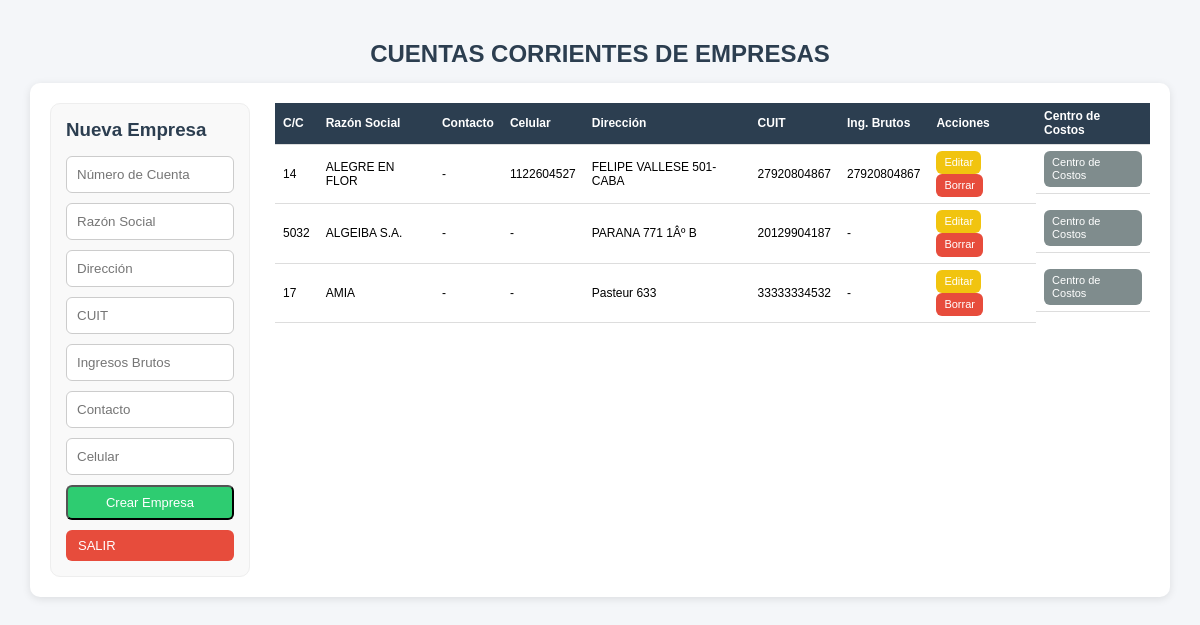
The page /php/00_administracion/cuentas_empresas/listado_empresas.php (signed in) on the database its author committed.
### tables this page shows
CREATE TABLE `cuenta_empresa` (
  `id` int(4) NOT NULL,
  `id_empresa` int(4) NOT NULL,
  `razon_social` varchar(50) NOT NULL,
  `dir` varchar(50) NOT NULL,
  `cuit` varchar(20) DEFAULT NULL,
  `inc_brutos` varchar(20) DEFAULT NULL,
  `contacto_1` varchar(50) DEFAULT NULL,
  `cel_1` int(10) DEFAULT NULL,
  `id_centro_de_costo` int(4) NOT NULL
);

### funciones/funciones.php (called while the page is built, shortened)
<?php
function conexion()
{
    $host = 'localhost';
    $db   = 'app_viajes';
    $user = 'root';
    $pass = 'belgrado';
    try {
        $dsn = "mysql:host=$host;dbname=$db;charset=utf8mb4";
        $conn = new PDO($dsn, $user, $pass, [
            PDO::ATTR_ERRMODE => PDO::ERRMODE_EXCEPTION,
            PDO::ATTR_DEFAULT_FETCH_MODE => PDO::FETCH_ASSOC,
            PDO::MYSQL_ATTR_INIT_COMMAND => "SET NAMES utf8mb4"
        ]);
        return $conn;
    } catch (PDOException $e) {
        echo "Error de conexión: " . $e->getMessage();
    }
}
?>
<?php
function obtenerEmpresas()
{
    $pdo = conexion();
    $sql = "SELECT * FROM cuenta_empresa ORDER BY razon_social ASC";
    return $pdo->query($sql)->fetchAll(PDO::FETCH_ASSOC);
}

### php/00_administracion/cuentas_empresas/listado_empresas.php (the view, shortened to what this page needs)
<?php
include_once "../../../funciones/funciones.php";
$empresa = null;
$empresas = obtenerEmpresas();
?>
<!DOCTYPE html>
<html lang="es">
<head>
    <link rel="stylesheet" href="../../../css/estilos.css">
</head>
<body>
    <div class="container">
        <h2 class="text-center">
            CUENTAS CORRIENTES DE EMPRESAS
        </h2>
        <div class="card operadores-layout">
            <div class="col-form">
                <h3>
                    <?= $empresa ? "Editar Empresa" : "Nueva Empresa"; ?>
                </h3>
                <form method="POST">
                    <input
                        type="number"
                        name="numero_cuenta"
                        placeholder="Número de Cuenta"
                        value="<?= $empresa['id_empresa'] ?? '' ?>"
                        required>
                    <input
                        type="text"
                        name="razon_social"
                        placeholder="Razón Social"
                        value="<?= $empresa['razon_social'] ?? '' ?>"
                        required>
                    <input
                        type="text"
                        name="dir"
                        placeholder="Dirección"
                        value="<?= $empresa['dir'] ?? '' ?>">
                    <input
                        type="text"
                        name="cuit"
                        placeholder="CUIT"
                        value="<?= $empresa['cuit'] ?? '' ?>">
                    <input
                        type="text"
                        name="inc_brutos"
                        placeholder="Ingresos Brutos"
                        value="<?= $empresa['inc_brutos'] ?? '' ?>">
                    <input
                        type="text"
                        name="contacto_1"
                        placeholder="Contacto"
                        value="<?= $empresa['contacto_1'] ?? '' ?>">
                    <input
                        type="text"
                        name="cel_1"
                        placeholder="Celular"
                        value="<?= $empresa['cel_1'] ?? '' ?>">
                    <button
                        type="submit"
                        name="guardar"
                        class="btn btn-success">
                        <?= $empresa ? "Actualizar" : "Crear Empresa"; ?>
                    </button>
                    <a href="../../inicio_0.php" class="btn btn-danger">
                        SALIR
                    </a>
                </form>
            </div>
            <div class="col-tabla">
                <table class="table">
                    <thead>
                        <tr>
                            <th>C/C</th>
                            <th>Razón Social</th>
                            <th>Contacto</th>
                            <th>Celular</th>
                            <th>Dirección</th>
                            <th>CUIT</th>
                            <th>Ing. Brutos</th>
                            <th>Acciones</th>
                            <th>Centro de Costos</th>
                        </tr>
                    </thead>
                    <tbody>
                        <?php foreach ($empresas as $e): ?>
                            <tr>
                                <td><?= $e['id_empresa'] ?></td>
                                <td>
                                    <?= htmlspecialchars($e['razon_social']) ?>
                                </td>
                                <td>
                                    <?= htmlspecialchars($e['contacto_1'] ?? '-') ?>
                                </td>
                                <td>
                                    <?= htmlspecialchars($e['cel_1'] ?? '-') ?>
                                </td>
                                <td>
                                    <?= htmlspecialchars($e['dir'] ?? '-') ?>
                                </td>
                                <td>
                                    <?= htmlspecialchars($e['cuit'] ?? '-') ?>
                                </td>
                                <td>
                                    <?= htmlspecialchars($e['inc_brutos'] ?? '-') ?>
                                </td>
                                <td>
                                    <a
                                        href="?editar=<?= $e['id'] ?>"
                                        class="btn btn-warning">
                                        Editar
                                    </a>
                                    <a
                                        href="?borrar=<?= $e['id'] ?>"
                                        class="btn btn-danger"
                                        onclick="return confirm('¿Eliminar empresa?')">
                                        Borrar
                                    </a>
                                </td>
                                <td>
                                    <a
                                        href="centro_de_costos.php?id_empresa=<?= $e['id'] ?>"
                                        class="btn btn-gray">
                                        Centro de Costos
                                    </a>
                                </td>
                            </tr>
                        <?php endforeach; ?>
                    </tbody>
                </table>
            </div>
        </div>
    </div>
</body>
</html>

### css/estilos.css (style rules this page uses)
:root { --primary: #3498db; --success: #2ecc71; --warning: #f1c40f; --danger: #e74c3c; --dark: #2c3e50; --gray: #7f8c8d; --bg: #f4f6f9; }
* { margin: 0; padding: 0; box-sizing: border-box; }
body { font-family: Arial, sans-serif; background: var(--bg); }
.container { width: 95%; max-width: 1200px; margin: 30px auto; }
h2, h3 { margin-bottom: 15px; color: var(--dark); }
.text-center { text-align: center; }
.card { background: #fff; padding: 20px; border-radius: 10px; box-shadow: 0 2px 8px rgba(0,0,0,0.1); }
.btn { display: inline-block; padding: 8px 12px; border-radius: 6px; text-decoration: none; color: #fff; font-size: 13px; }
.btn-success { background: var(--success); }
.btn-warning { background: var(--warning); }
.btn-danger { background: var(--danger); }
.btn-gray { background: var(--gray); }
form { display: flex; flex-direction: column; gap: 10px; }
input, select { padding: 10px; border-radius: 6px; border: 1px solid #ccc; }
.table { width: 100%; border-collapse: collapse; }
.table thead { background: var(--dark); color: white; }
.table th, .table td { padding: 10px; border-bottom: 1px solid #ddd; }
.operadores-layout { display: grid; grid-template-columns: 200px 1fr !important; gap: 25px; align-items: start; }
.col-form { background: #fafafa; padding: 15px; border-radius: 8px; border: 1px solid #eee; position: sticky; top: 20px; }
.col-tabla { overflow-x: auto; }
.container { max-width: 1200px; margin: 40px auto; }
.operadores-layout { display: grid; grid-template-columns: 320px 1fr; gap: 25px; align-items: start; }
.col-form { background: #f9f9f9; padding: 15px; border-radius: 10px; }
.col-tabla { width: 100%; }
.table th, .table td { padding: 10px; text-align: left; }
.table td:last-child { display: flex; gap: 5px; justify-content: center; align-items: center; }
.table { font-size: 12px; }
.table th, .table td { padding: 6px 8px; line-height: 1.2; }
.table .btn { font-size: 11px; padding: 5px 8px; }

### rows shown on the page
cuenta_empresa: id_empresa "14", razon_social "ALEGRE EN FLOR", contacto_1 "-", cel_1 "1122604527", dir "FELIPE VALLESE 501-CABA", cuit "27920804867", inc_brutos "27920804867"
cuenta_empresa: id_empresa "5032", razon_social "ALGEIBA S.A.", contacto_1 "-", cel_1 "-", dir "PARANA 771 1Âº B", cuit "20129904187", inc_brutos "-"
cuenta_empresa: id_empresa "17", razon_social "AMIA", contacto_1 "-", cel_1 "-", dir "Pasteur 633", cuit "33333334532", inc_brutos "-"
